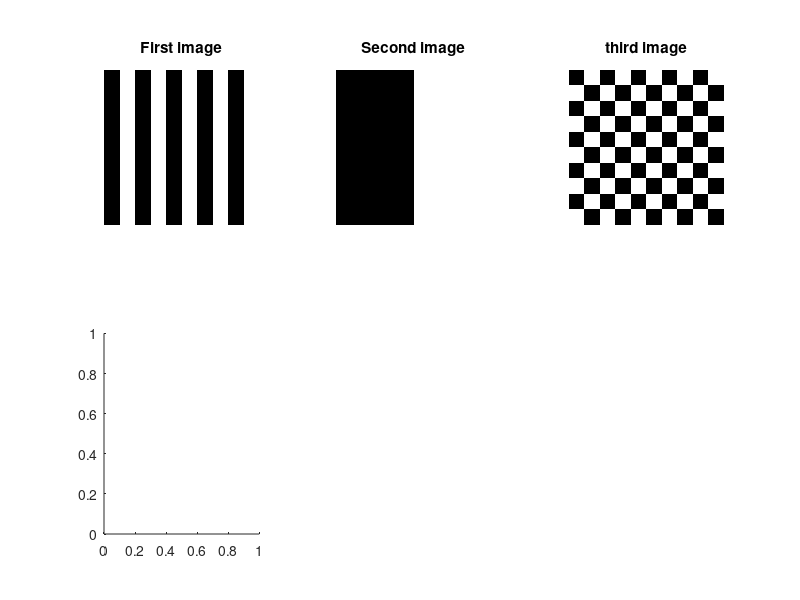

Here is the MATLAB script that generated this plot: (Note: this script raises an error after producing the figure.)
r = 10;
c = 10;

for i = 1 : r
    for j = 1 : c
        if(mod(j, 2) == 1)
            new_img_1(i, j) = 0;
        else
            new_img_1(i, j) = 255;
        end
    end
end

for i = 1 : r
    for j = 1 : c
        if(j <= 5)
            new_img_2(i, j) = 0;
        else
            new_img_2(i, j) = 255;
        end
    end
end

for i = 1 : r
    for j = 1 : c
        if(mod(i, 2) == 1 && mod(j, 2) == 1)
            new_img_3(i, j) = 0;
        elseif(mod(i, 2) == 1 && mod(j, 2) == 0)
            new_img_3(i, j) = 255;
        elseif(mod(i, 2) == 0 && mod(j, 2) == 1)
            new_img_3(i, j) = 255;
        elseif(mod(i, 2) == 0 && mod(j, 2) == 0)
            new_img_3(i, j) = 0;
        end
    end
end

subplot(2, 3, 1);
imshow(new_img_1);
title("First image");

subplot(2, 3, 2);
imshow(new_img_2);
title("Second image");

subplot(2, 3, 3);
imshow(new_img_3);
title("third image");

subplot(2, 3, 4);
histogram(uint8(new_img_1));
title("Histogram of first image");

subplot(2, 3, 5);
histogram(uint8(new_img_2));
title("Histogram of second image");

subplot(2, 3, 6);
histogram(uint8(new_img_3));
title("Histogram of third image");




